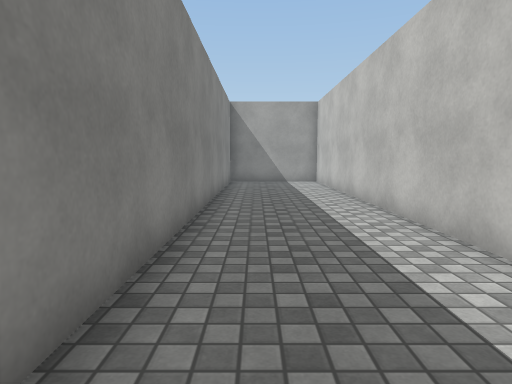
[1] (above)

24 first-person views from a walk through a 3-D level made in the Unity game engine. The camera is 1.2 m above the floor, tilts 6° down and sees 75° across. The floor is counted in squares, 1 m on a side. Each view is taken from the middle of a square. On the plan, view 1 faces up. The plan holds only what a view shows up to about 14 squares ahead; the rest is blank. The place goes on beyond the plan. Surface patterns are stand-ins for the level's own textures.

[2]
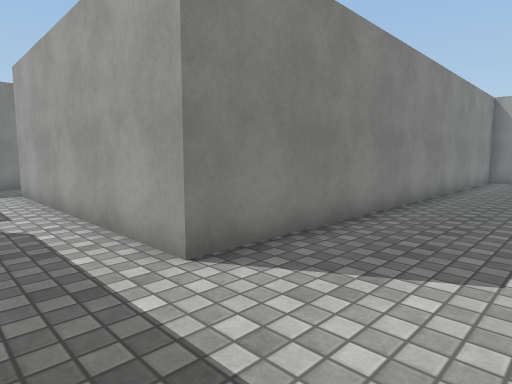

[3]
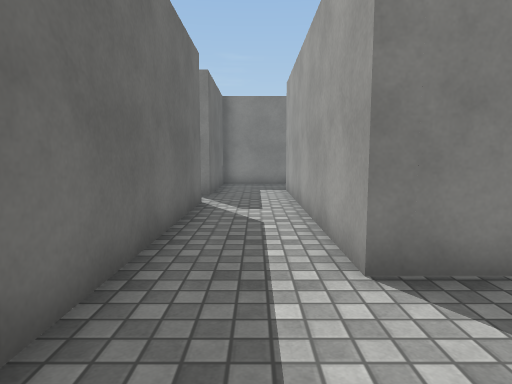

[4]
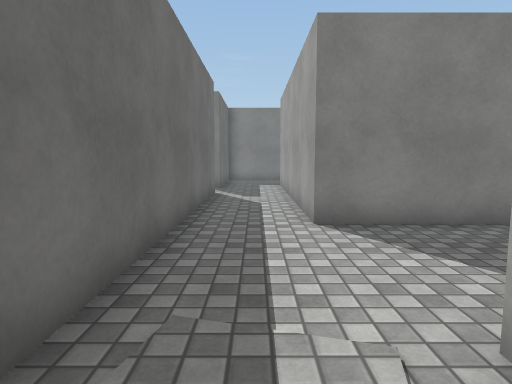

[5]
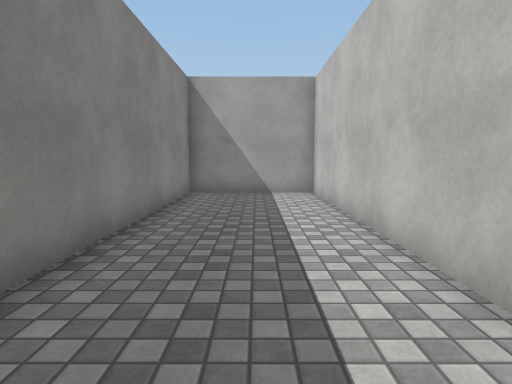

[6]
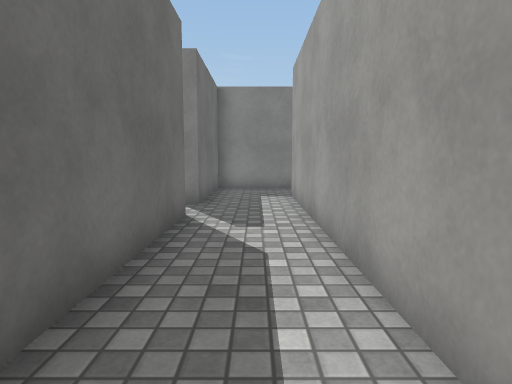

[7]
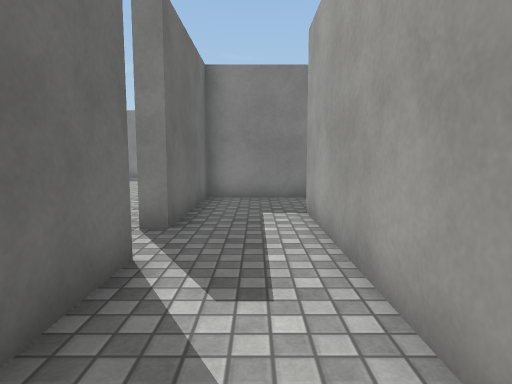

[8]
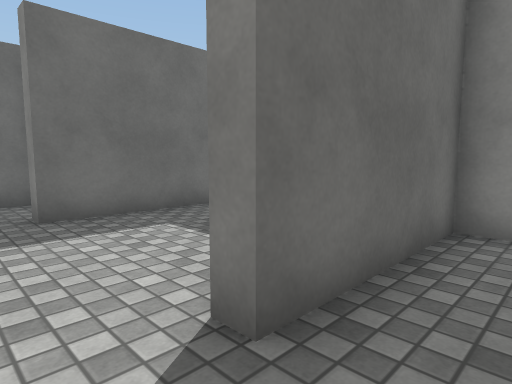

[9]
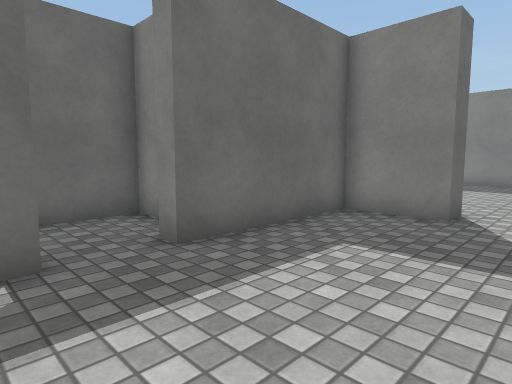

[10]
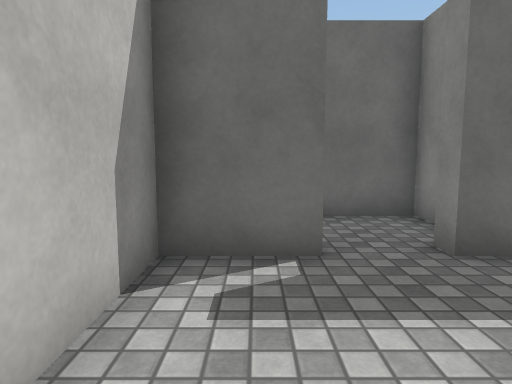

[11]
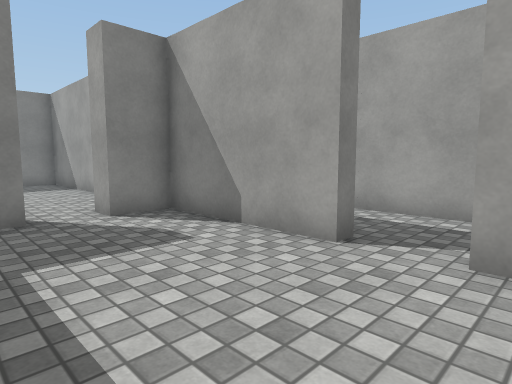

[12]
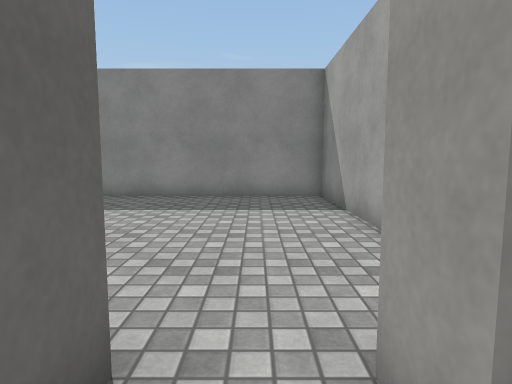

[13]
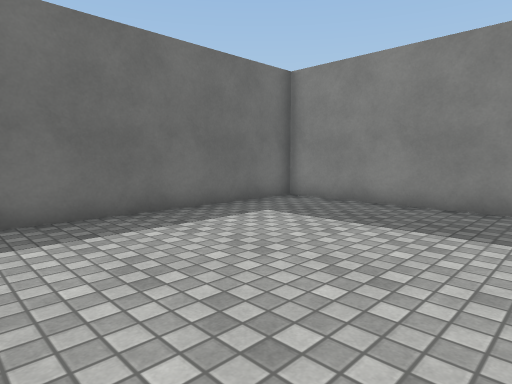

[14]
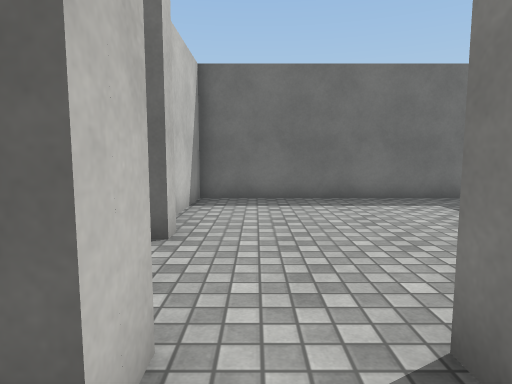

[15]
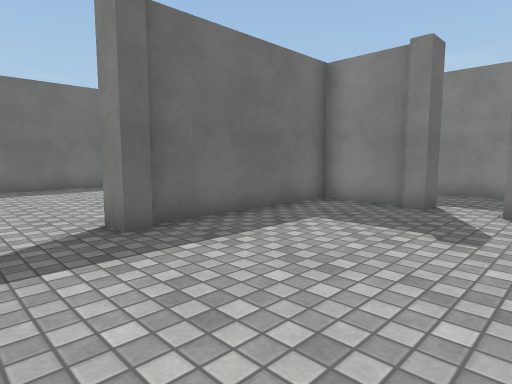

[16]
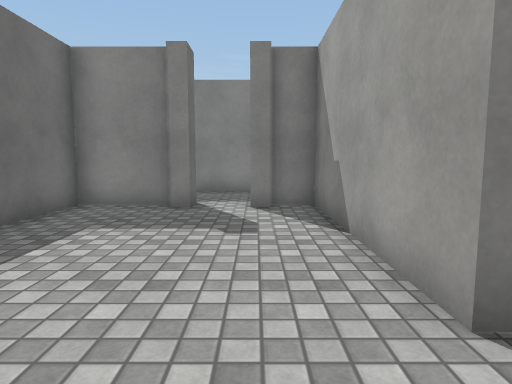

[17]
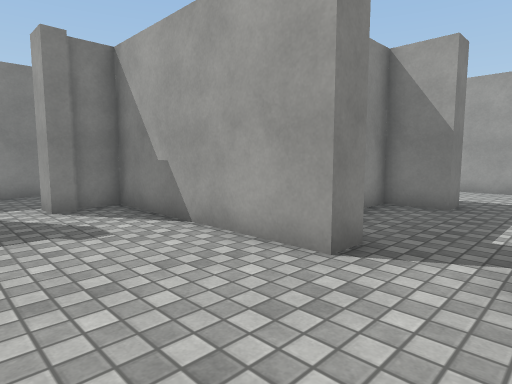

[18]
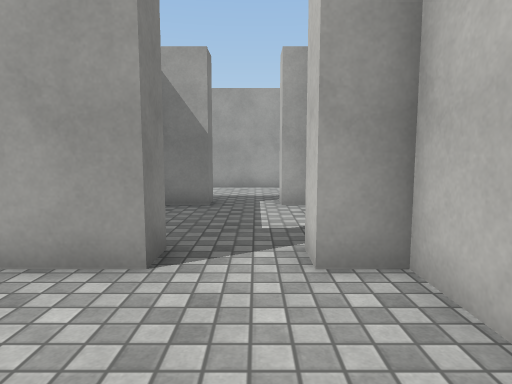

[19]
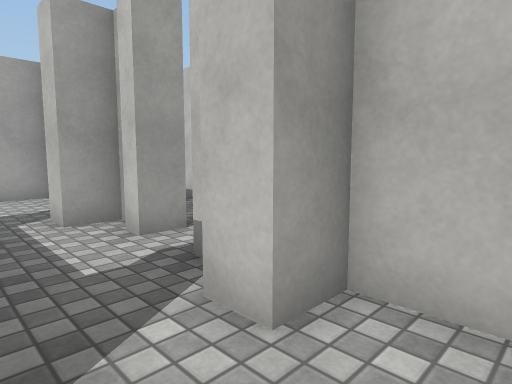

[20]
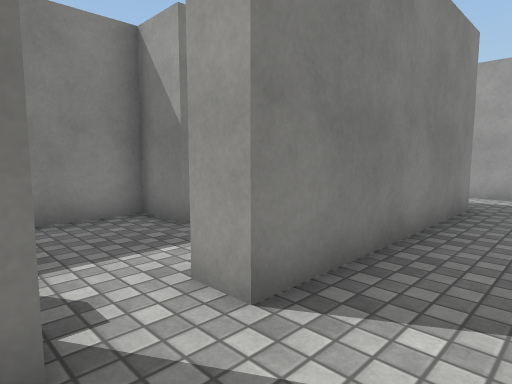

[21]
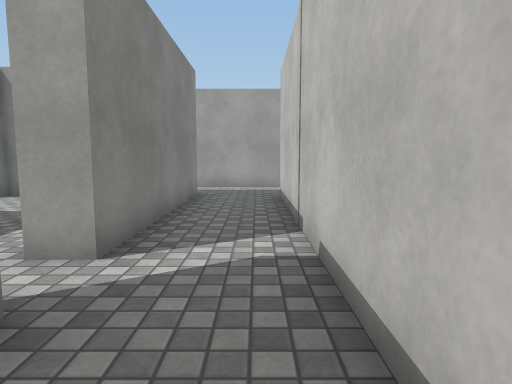

[22]
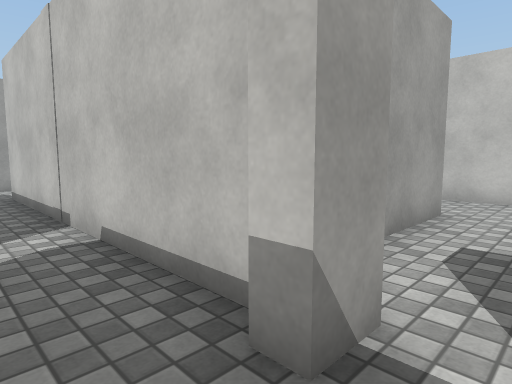

[23]
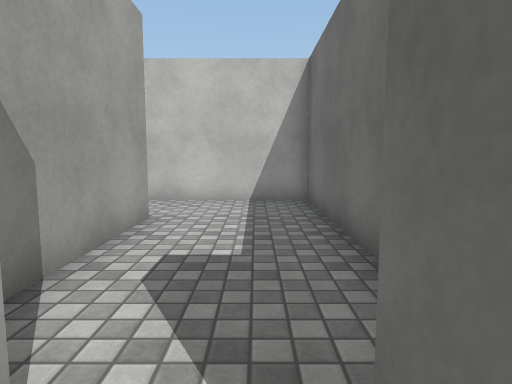

[24]
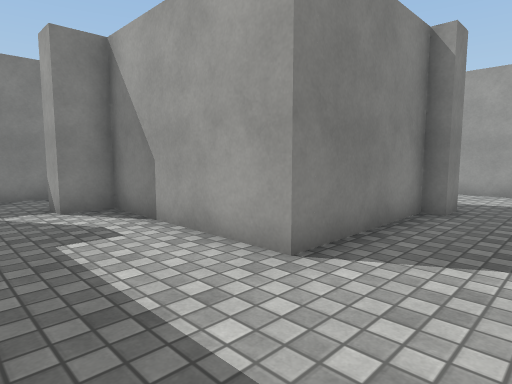

### Floor plan
Key: @ floor where view 1 was taken; # wall or solid block; . floor.
Columns run from 25 left of view 1 to 5 right of it. Each row starts with its distance up from view 1.
 17             ####        #####
 16             ....        #...#
 15             ....        #...#
 14             ....        #...#
 13       #######..#    ##  #...#
 12        .....#..#    ... #...#
 11         ....#..#     .. #...#
 10         ....#..#     .. #...#
  9        ##..##..#    #.. #...#
  8        #....#..#    #.. #...#
  7        #....#..#    #.. #...#
  6        #.......#    #.. #...#
  5        #....#..#    #...#...#
  4   #######..##..######...#...#
  3   #.........#..#........#...
  2 ..##........#...........#...
  1 ............#  #........#...#
  0 ..##........#..##########@...
 -1   #.........#................ .
 -2   #........##................
 -3   ########.######..##########
 -4   #.........#.......
 -5   #.................
 -6   #.........#.......#
 -7   #.........#.......#
 -8   #.........#####..##
 -9   #.........#   #..
-10   #.........#   #..
-11   ###########   ###

Positions as (right, up) in squares from view 1, and headings:
1: (0, 0), facing up
2: (2, -2), facing up-left
3: (2, -1), facing left
4: (5, -1), facing left
5: (1, 5), facing up
6: (0, -1), facing left
7: (-3, -1), facing left
8: (-7, -1), facing down-left
9: (-6, -4), facing down-left
10: (-6, -4), facing down
11: (-6, -7), facing up-left
12: (-12, -5), facing left
13: (-14, -4), facing down-left
14: (-15, -1), facing down
15: (-14, 3), facing down-left
16: (-14, 2), facing left
17: (-14, 0), facing up-left
18: (-15, 0), facing up
19: (-16, 2), facing up-right
20: (-11, 5), facing up-left
21: (-11, 3), facing up
22: (-12, 2), facing up-right
23: (-11, 2), facing right
24: (-2, 1), facing up-left
